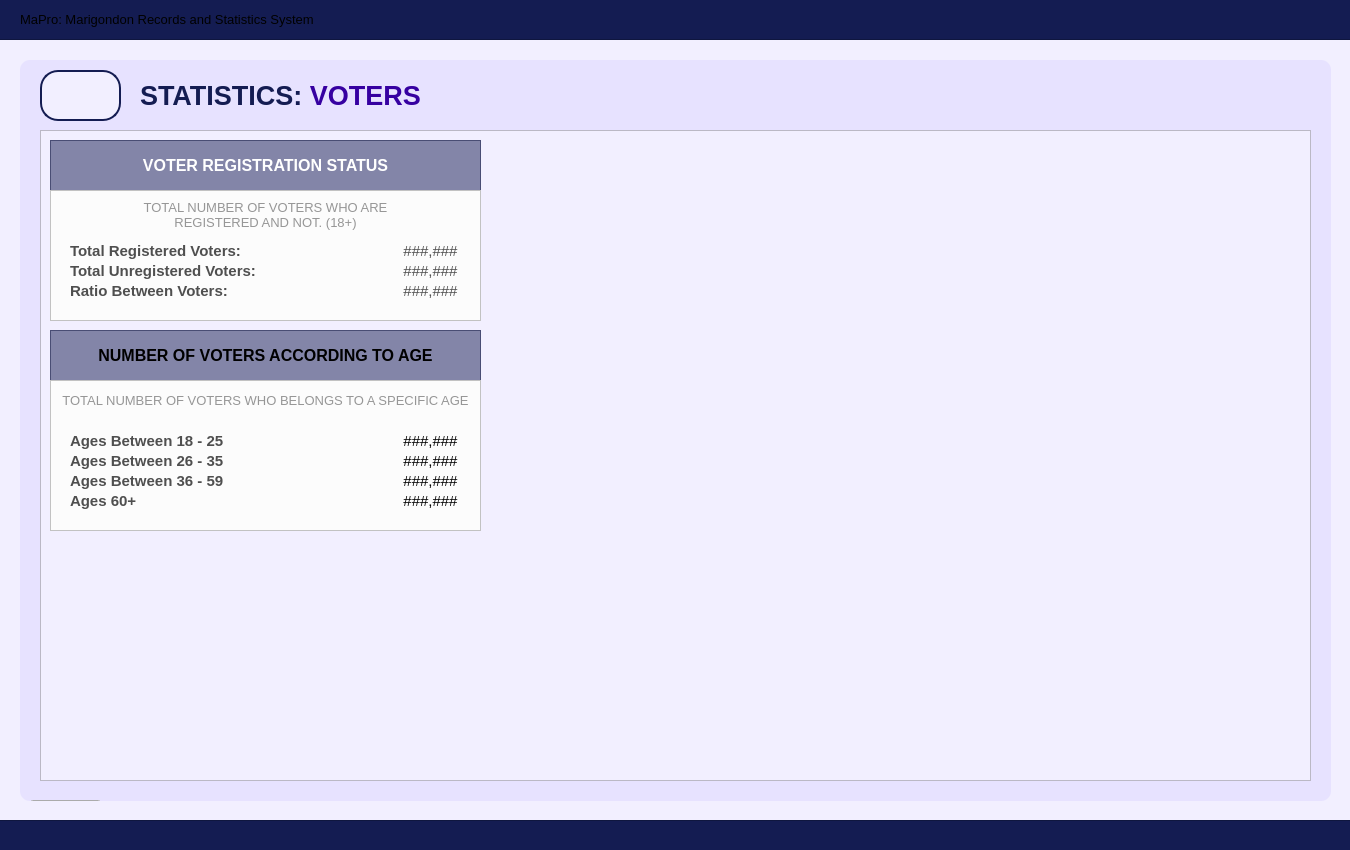
<?xml version="1.0" encoding="UTF-8"?>
<ui version="4.0">
 <class>User_dashboardWidget</class>
 <widget class="QWidget" name="User_dashboardWidget">
  <property name="geometry">
   <rect>
    <x>0</x>
    <y>0</y>
    <width>1350</width>
    <height>850</height>
   </rect>
  </property>
  <property name="sizePolicy">
   <sizepolicy hsizetype="Fixed" vsizetype="Fixed">
    <horstretch>0</horstretch>
    <verstretch>0</verstretch>
   </sizepolicy>
  </property>
  <property name="maximumSize">
   <size>
    <width>1350</width>
    <height>850</height>
   </size>
  </property>
  <property name="windowTitle">
   <string>Form</string>
  </property>
  <property name="styleSheet">
   <string notr="true">#User_dashboardWidget{
	background-color: #f2efff;
}</string>
  </property>
  <widget class="QFrame" name="border_blueLines1">
   <property name="geometry">
    <rect>
     <x>-10</x>
     <y>-1</y>
     <width>1371</width>
     <height>41</height>
    </rect>
   </property>
   <property name="styleSheet">
    <string notr="true">#border_blueLines1{
	background-color: #141c52;
}
</string>
   </property>
   <property name="frameShape">
    <enum>QFrame::Shape::StyledPanel</enum>
   </property>
   <property name="frameShadow">
    <enum>QFrame::Shadow::Raised</enum>
   </property>
   <widget class="QLabel" name="title_bodyDashboardSystemTitle">
    <property name="geometry">
     <rect>
      <x>30</x>
      <y>0</y>
      <width>1301</width>
      <height>41</height>
     </rect>
    </property>
    <property name="font">
     <font>
      <family>Arial</family>
      <pointsize>10</pointsize>
      <bold>false</bold>
     </font>
    </property>
    <property name="styleSheet">
     <string notr="true">#title_bodyDashboardSystemTitle {
	background-color: transparent;
	color: #white;
}
</string>
    </property>
    <property name="text">
     <string>MaPro: Marigondon Records and Statistics System</string>
    </property>
    <property name="alignment">
     <set>Qt::AlignmentFlag::AlignLeading|Qt::AlignmentFlag::AlignLeft|Qt::AlignmentFlag::AlignVCenter</set>
    </property>
   </widget>
  </widget>
  <widget class="QFrame" name="border_blueLines2">
   <property name="geometry">
    <rect>
     <x>-10</x>
     <y>820</y>
     <width>1381</width>
     <height>31</height>
    </rect>
   </property>
   <property name="styleSheet">
    <string notr="true">#border_blueLines2{
	background-color: #141c52;
}
</string>
   </property>
   <property name="frameShape">
    <enum>QFrame::Shape::StyledPanel</enum>
   </property>
   <property name="frameShadow">
    <enum>QFrame::Shadow::Raised</enum>
   </property>
  </widget>
  <widget class="QFrame" name="baseBodyFrame">
   <property name="geometry">
    <rect>
     <x>20</x>
     <y>60</y>
     <width>1311</width>
     <height>741</height>
    </rect>
   </property>
   <property name="styleSheet">
    <string notr="true">#baseBodyFrame {
	background-color: #e7e2ff;
	border: none;
	border-radius: 10px;
}</string>
   </property>
   <property name="frameShape">
    <enum>QFrame::Shape::StyledPanel</enum>
   </property>
   <property name="frameShadow">
    <enum>QFrame::Shadow::Raised</enum>
   </property>
   <widget class="QPushButton" name="logout_buttonLogout_3">
    <property name="geometry">
     <rect>
      <x>10</x>
      <y>740</y>
      <width>71</width>
      <height>31</height>
     </rect>
    </property>
    <property name="font">
     <font>
      <family>Arial</family>
      <pointsize>8</pointsize>
      <bold>true</bold>
     </font>
    </property>
    <property name="cursor">
     <cursorShape>PointingHandCursor</cursorShape>
    </property>
    <property name="styleSheet">
     <string notr="true">#logout_buttonLogout {
    background-color: #bc1c1c;
    color: white;
    border-radius: 5px;
    padding: 10px; /* Optional: Adjusts spacing inside the button */
}
#logout_buttonLogout:hover {
    background-color: #d82020; /* Slightly lighter blue when hovered */
}
#logout_buttonLogout:pressed {
    background-color: #8c1515; /* Darker blue when clicked */
}</string>
    </property>
    <property name="text">
     <string>LOGOUT</string>
    </property>
   </widget>
   <widget class="QLabel" name="title_bodyStatistics">
    <property name="geometry">
     <rect>
      <x>120</x>
      <y>20</y>
      <width>471</width>
      <height>31</height>
     </rect>
    </property>
    <property name="font">
     <font>
      <family>Arial</family>
      <pointsize>20</pointsize>
      <bold>true</bold>
     </font>
    </property>
    <property name="styleSheet">
     <string notr="true">#title_bodyStatistics {
	background-color: transparent;
	color: #141c52;
}
</string>
    </property>
    <property name="text">
     <string>&lt;html&gt;&lt;head/&gt;&lt;body&gt;&lt;p&gt;STATISTICS: &lt;span style=&quot; color:#3600a1;&quot;&gt;VOTERS&lt;/span&gt;&lt;/p&gt;&lt;/body&gt;&lt;/html&gt;</string>
    </property>
   </widget>
   <widget class="QFrame" name="statistics_frameBody">
    <property name="geometry">
     <rect>
      <x>20</x>
      <y>70</y>
      <width>1271</width>
      <height>651</height>
     </rect>
    </property>
    <property name="styleSheet">
     <string notr="true">#statistics_frameBody{
	background-color: #f2efff;
}</string>
    </property>
    <property name="frameShape">
     <enum>QFrame::Shape::StyledPanel</enum>
    </property>
    <property name="frameShadow">
     <enum>QFrame::Shadow::Raised</enum>
    </property>
    <widget class="QFrame" name="table_titleFrameStatistics">
     <property name="geometry">
      <rect>
       <x>10</x>
       <y>10</y>
       <width>431</width>
       <height>51</height>
      </rect>
     </property>
     <property name="styleSheet">
      <string notr="true">#table_titleFrameStatistics{
	background-color: rgba(20, 28, 82, 128)
}
</string>
     </property>
     <property name="frameShape">
      <enum>QFrame::Shape::StyledPanel</enum>
     </property>
     <property name="frameShadow">
      <enum>QFrame::Shadow::Raised</enum>
     </property>
     <widget class="QLabel" name="statistics_labelNote">
      <property name="geometry">
       <rect>
        <x>0</x>
        <y>0</y>
        <width>431</width>
        <height>51</height>
       </rect>
      </property>
      <property name="font">
       <font>
        <family>Arial</family>
        <pointsize>12</pointsize>
        <bold>true</bold>
       </font>
      </property>
      <property name="styleSheet">
       <string notr="true">#statistics_labelNote {
	background-color: transparent;
	color: #FFFFFF;
}
</string>
      </property>
      <property name="text">
       <string>VOTER REGISTRATION STATUS</string>
      </property>
      <property name="alignment">
       <set>Qt::AlignmentFlag::AlignCenter</set>
      </property>
     </widget>
    </widget>
    <widget class="QFrame" name="demo_framePopulationOverview">
     <property name="geometry">
      <rect>
       <x>10</x>
       <y>60</y>
       <width>431</width>
       <height>131</height>
      </rect>
     </property>
     <property name="styleSheet">
      <string notr="true">#demo_framePopulationOverview{
	background-color: #fcfcfc;
}</string>
     </property>
     <property name="frameShape">
      <enum>QFrame::Shape::StyledPanel</enum>
     </property>
     <property name="frameShadow">
      <enum>QFrame::Shadow::Raised</enum>
     </property>
     <widget class="QLabel" name="voter_label_unregistered">
      <property name="geometry">
       <rect>
        <x>20</x>
        <y>70</y>
        <width>201</width>
        <height>21</height>
       </rect>
      </property>
      <property name="font">
       <font>
        <family>Arial</family>
        <pointsize>11</pointsize>
        <bold>true</bold>
       </font>
      </property>
      <property name="styleSheet">
       <string notr="true">#voter_label_unregistered {
	background-color: transparent;
	color: #4f4f4f;
}
</string>
      </property>
      <property name="text">
       <string>Total Unregistered Voters:</string>
      </property>
      <property name="alignment">
       <set>Qt::AlignmentFlag::AlignLeading|Qt::AlignmentFlag::AlignLeft|Qt::AlignmentFlag::AlignVCenter</set>
      </property>
     </widget>
     <widget class="QLabel" name="voter_label_registered">
      <property name="geometry">
       <rect>
        <x>20</x>
        <y>50</y>
        <width>201</width>
        <height>21</height>
       </rect>
      </property>
      <property name="font">
       <font>
        <family>Arial</family>
        <pointsize>11</pointsize>
        <bold>true</bold>
       </font>
      </property>
      <property name="styleSheet">
       <string notr="true">#voter_label_registered {
	background-color: transparent;
	color: #4f4f4f;
}
</string>
      </property>
      <property name="text">
       <string>Total Registered Voters:</string>
      </property>
      <property name="alignment">
       <set>Qt::AlignmentFlag::AlignLeading|Qt::AlignmentFlag::AlignLeft|Qt::AlignmentFlag::AlignVCenter</set>
      </property>
     </widget>
     <widget class="QLabel" name="voter_ratio">
      <property name="geometry">
       <rect>
        <x>350</x>
        <y>90</y>
        <width>61</width>
        <height>21</height>
       </rect>
      </property>
      <property name="font">
       <font>
        <family>Arial</family>
        <pointsize>11</pointsize>
        <bold>false</bold>
       </font>
      </property>
      <property name="styleSheet">
       <string notr="true">#voter_ratio {
	background-color: transparent;
	color: #4f4f4f;
}
</string>
      </property>
      <property name="text">
       <string>###,###</string>
      </property>
      <property name="alignment">
       <set>Qt::AlignmentFlag::AlignCenter</set>
      </property>
     </widget>
     <widget class="QLabel" name="voter_unregistered">
      <property name="geometry">
       <rect>
        <x>350</x>
        <y>70</y>
        <width>61</width>
        <height>21</height>
       </rect>
      </property>
      <property name="font">
       <font>
        <family>Arial</family>
        <pointsize>11</pointsize>
        <bold>false</bold>
       </font>
      </property>
      <property name="styleSheet">
       <string notr="true">#voter_unregistered {
	background-color: transparent;
	color: #4f4f4f;
}
</string>
      </property>
      <property name="text">
       <string>###,###</string>
      </property>
      <property name="alignment">
       <set>Qt::AlignmentFlag::AlignCenter</set>
      </property>
     </widget>
     <widget class="QLabel" name="voter_registered">
      <property name="geometry">
       <rect>
        <x>350</x>
        <y>50</y>
        <width>61</width>
        <height>21</height>
       </rect>
      </property>
      <property name="font">
       <font>
        <family>Arial</family>
        <pointsize>11</pointsize>
        <bold>false</bold>
       </font>
      </property>
      <property name="styleSheet">
       <string notr="true">#voter_registered {
	background-color: transparent;
	color: #4f4f4f;
}
</string>
      </property>
      <property name="text">
       <string>###,###</string>
      </property>
      <property name="alignment">
       <set>Qt::AlignmentFlag::AlignCenter</set>
      </property>
     </widget>
     <widget class="QLabel" name="voter_label_ratio">
      <property name="geometry">
       <rect>
        <x>20</x>
        <y>90</y>
        <width>181</width>
        <height>21</height>
       </rect>
      </property>
      <property name="font">
       <font>
        <family>Arial</family>
        <pointsize>11</pointsize>
        <bold>true</bold>
       </font>
      </property>
      <property name="styleSheet">
       <string notr="true">#voter_label_ratio {
	background-color: transparent;
	color: #4f4f4f;
}
</string>
      </property>
      <property name="text">
       <string>Ratio Between Voters:</string>
      </property>
      <property name="alignment">
       <set>Qt::AlignmentFlag::AlignLeading|Qt::AlignmentFlag::AlignLeft|Qt::AlignmentFlag::AlignVCenter</set>
      </property>
     </widget>
     <widget class="QLabel" name="label_desc2">
      <property name="geometry">
       <rect>
        <x>0</x>
        <y>10</y>
        <width>431</width>
        <height>31</height>
       </rect>
      </property>
      <property name="font">
       <font>
        <family>Arial</family>
        <pointsize>10</pointsize>
       </font>
      </property>
      <property name="styleSheet">
       <string notr="true">#label_desc2{
	color: #969696;
}</string>
      </property>
      <property name="text">
       <string>&lt;html&gt;&lt;head/&gt;&lt;body&gt;&lt;p&gt;TOTAL NUMBER OF VOTERS WHO ARE &lt;br/&gt;REGISTERED AND NOT. (18+)&lt;/p&gt;&lt;/body&gt;&lt;/html&gt;</string>
      </property>
      <property name="alignment">
       <set>Qt::AlignmentFlag::AlignCenter</set>
      </property>
     </widget>
    </widget>
    <widget class="QFrame" name="table_titleFrameStatistics_2">
     <property name="geometry">
      <rect>
       <x>10</x>
       <y>200</y>
       <width>431</width>
       <height>51</height>
      </rect>
     </property>
     <property name="styleSheet">
      <string notr="true">#table_titleFrameStatistics_2{
	background-color: rgba(20, 28, 82, 128)
}
</string>
     </property>
     <property name="frameShape">
      <enum>QFrame::Shape::StyledPanel</enum>
     </property>
     <property name="frameShadow">
      <enum>QFrame::Shadow::Raised</enum>
     </property>
     <widget class="QLabel" name="statistics_labelNote_2">
      <property name="geometry">
       <rect>
        <x>0</x>
        <y>0</y>
        <width>431</width>
        <height>51</height>
       </rect>
      </property>
      <property name="font">
       <font>
        <family>Arial</family>
        <pointsize>12</pointsize>
        <bold>true</bold>
       </font>
      </property>
      <property name="styleSheet">
       <string notr="true">#statistics_labelNote {
	background-color: transparent;
	color: #FFFFFF;
}
</string>
      </property>
      <property name="text">
       <string>NUMBER OF VOTERS ACCORDING TO AGE</string>
      </property>
      <property name="alignment">
       <set>Qt::AlignmentFlag::AlignCenter</set>
      </property>
     </widget>
    </widget>
    <widget class="QFrame" name="demo_framePopulationOverview_2">
     <property name="geometry">
      <rect>
       <x>10</x>
       <y>250</y>
       <width>431</width>
       <height>151</height>
      </rect>
     </property>
     <property name="styleSheet">
      <string notr="true">#demo_framePopulationOverview_2{
	background-color: #fcfcfc;
}</string>
     </property>
     <property name="frameShape">
      <enum>QFrame::Shape::StyledPanel</enum>
     </property>
     <property name="frameShadow">
      <enum>QFrame::Shadow::Raised</enum>
     </property>
     <widget class="QLabel" name="voter_60">
      <property name="geometry">
       <rect>
        <x>350</x>
        <y>110</y>
        <width>61</width>
        <height>21</height>
       </rect>
      </property>
      <property name="font">
       <font>
        <family>Arial</family>
        <pointsize>11</pointsize>
        <bold>false</bold>
       </font>
      </property>
      <property name="styleSheet">
       <string notr="true">#hhd_Of9_Male {
	background-color: transparent;
	color: #4f4f4f;
}
</string>
      </property>
      <property name="text">
       <string>###,###</string>
      </property>
      <property name="alignment">
       <set>Qt::AlignmentFlag::AlignCenter</set>
      </property>
     </widget>
     <widget class="QLabel" name="voter_26_35">
      <property name="geometry">
       <rect>
        <x>350</x>
        <y>70</y>
        <width>61</width>
        <height>21</height>
       </rect>
      </property>
      <property name="font">
       <font>
        <family>Arial</family>
        <pointsize>11</pointsize>
        <bold>false</bold>
       </font>
      </property>
      <property name="styleSheet">
       <string notr="true">#hhd_Of7_Male {
	background-color: transparent;
	color: #4f4f4f;
}
</string>
      </property>
      <property name="text">
       <string>###,###</string>
      </property>
      <property name="alignment">
       <set>Qt::AlignmentFlag::AlignCenter</set>
      </property>
     </widget>
     <widget class="QLabel" name="voter_36_59">
      <property name="geometry">
       <rect>
        <x>350</x>
        <y>90</y>
        <width>61</width>
        <height>21</height>
       </rect>
      </property>
      <property name="font">
       <font>
        <family>Arial</family>
        <pointsize>11</pointsize>
        <bold>false</bold>
       </font>
      </property>
      <property name="styleSheet">
       <string notr="true">#hhd_Of8_Male {
	background-color: transparent;
	color: #4f4f4f;
}
</string>
      </property>
      <property name="text">
       <string>###,###</string>
      </property>
      <property name="alignment">
       <set>Qt::AlignmentFlag::AlignCenter</set>
      </property>
     </widget>
     <widget class="QLabel" name="voter_label_26_35">
      <property name="geometry">
       <rect>
        <x>20</x>
        <y>70</y>
        <width>201</width>
        <height>21</height>
       </rect>
      </property>
      <property name="font">
       <font>
        <family>Arial</family>
        <pointsize>11</pointsize>
        <bold>true</bold>
       </font>
      </property>
      <property name="styleSheet">
       <string notr="true">#voter_label_26_35 {
	background-color: transparent;
	color: #4f4f4f;
}
</string>
      </property>
      <property name="text">
       <string>Ages Between 26 - 35</string>
      </property>
      <property name="alignment">
       <set>Qt::AlignmentFlag::AlignLeading|Qt::AlignmentFlag::AlignLeft|Qt::AlignmentFlag::AlignVCenter</set>
      </property>
     </widget>
     <widget class="QLabel" name="voter_label_36_59">
      <property name="geometry">
       <rect>
        <x>20</x>
        <y>90</y>
        <width>201</width>
        <height>21</height>
       </rect>
      </property>
      <property name="font">
       <font>
        <family>Arial</family>
        <pointsize>11</pointsize>
        <bold>true</bold>
       </font>
      </property>
      <property name="styleSheet">
       <string notr="true">#voter_label_36_59 {
	background-color: transparent;
	color: #4f4f4f;
}
</string>
      </property>
      <property name="text">
       <string>Ages Between 36 - 59</string>
      </property>
      <property name="alignment">
       <set>Qt::AlignmentFlag::AlignLeading|Qt::AlignmentFlag::AlignLeft|Qt::AlignmentFlag::AlignVCenter</set>
      </property>
     </widget>
     <widget class="QLabel" name="voter_label_60">
      <property name="geometry">
       <rect>
        <x>20</x>
        <y>110</y>
        <width>141</width>
        <height>21</height>
       </rect>
      </property>
      <property name="font">
       <font>
        <family>Arial</family>
        <pointsize>11</pointsize>
        <bold>true</bold>
       </font>
      </property>
      <property name="styleSheet">
       <string notr="true">#voter_label_60 {
	background-color: transparent;
	color: #4f4f4f;
}
</string>
      </property>
      <property name="text">
       <string>Ages 60+</string>
      </property>
      <property name="alignment">
       <set>Qt::AlignmentFlag::AlignLeading|Qt::AlignmentFlag::AlignLeft|Qt::AlignmentFlag::AlignVCenter</set>
      </property>
     </widget>
     <widget class="QLabel" name="voter_18_25">
      <property name="geometry">
       <rect>
        <x>350</x>
        <y>50</y>
        <width>61</width>
        <height>21</height>
       </rect>
      </property>
      <property name="font">
       <font>
        <family>Arial</family>
        <pointsize>11</pointsize>
        <bold>false</bold>
       </font>
      </property>
      <property name="styleSheet">
       <string notr="true">#hhd_Of6_Male {
	background-color: transparent;
	color: #4f4f4f;
}
</string>
      </property>
      <property name="text">
       <string>###,###</string>
      </property>
      <property name="alignment">
       <set>Qt::AlignmentFlag::AlignCenter</set>
      </property>
     </widget>
     <widget class="QLabel" name="voter_label_18_25">
      <property name="geometry">
       <rect>
        <x>20</x>
        <y>50</y>
        <width>201</width>
        <height>21</height>
       </rect>
      </property>
      <property name="font">
       <font>
        <family>Arial</family>
        <pointsize>11</pointsize>
        <bold>true</bold>
       </font>
      </property>
      <property name="styleSheet">
       <string notr="true">#voter_label_18_25 {
	background-color: transparent;
	color: #4f4f4f;
}
</string>
      </property>
      <property name="text">
       <string>Ages Between 18 - 25</string>
      </property>
      <property name="alignment">
       <set>Qt::AlignmentFlag::AlignLeading|Qt::AlignmentFlag::AlignLeft|Qt::AlignmentFlag::AlignVCenter</set>
      </property>
     </widget>
     <widget class="QLabel" name="label_desc2_2">
      <property name="geometry">
       <rect>
        <x>0</x>
        <y>10</y>
        <width>431</width>
        <height>20</height>
       </rect>
      </property>
      <property name="font">
       <font>
        <family>Arial</family>
        <pointsize>10</pointsize>
       </font>
      </property>
      <property name="styleSheet">
       <string notr="true">#label_desc2_2{
	color: #969696;
}</string>
      </property>
      <property name="text">
       <string>TOTAL NUMBER OF VOTERS WHO BELONGS TO A SPECIFIC AGE</string>
      </property>
      <property name="alignment">
       <set>Qt::AlignmentFlag::AlignCenter</set>
      </property>
     </widget>
    </widget>
   </widget>
   <widget class="QToolButton" name="btn_returnToStatisticsPage">
    <property name="geometry">
     <rect>
      <x>20</x>
      <y>10</y>
      <width>81</width>
      <height>51</height>
     </rect>
    </property>
    <property name="styleSheet">
     <string notr="true">#btn_returnToStatisticsPage {
    background-color: #f2efff;
    color: #141c52;
	border: 2px solid #141c52; 
	border-radius: 18px;
	text-align: left;
    padding: 10px; /* Optional: Adjusts spacing inside the button */
}
#btn_returnToStatisticsPage:hover {
    background-color: #fdfdff; /* Slightly lighter blue when hovered */
}
#btn_returnToStatisticsPage:pressed {
    background-color: #e7e5f4; /* Darker blue when clicked */
}

</string>
    </property>
    <property name="text">
     <string/>
    </property>
    <property name="icon">
     <iconset>
      <normaloff>../../../Assets/FuncIcons/img_return.png</normaloff>../../../Assets/FuncIcons/img_return.png</iconset>
    </property>
    <property name="iconSize">
     <size>
      <width>25</width>
      <height>25</height>
     </size>
    </property>
   </widget>
  </widget>
 </widget>
 <resources/>
 <connections/>
</ui>
